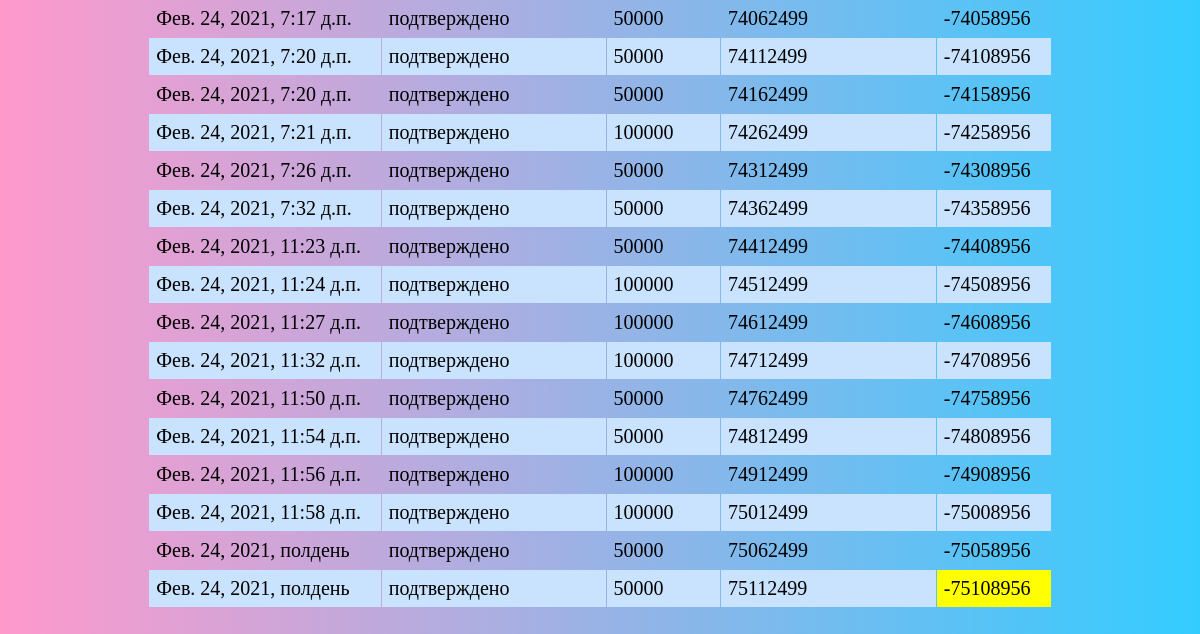
The app's page / (lower part), older data.
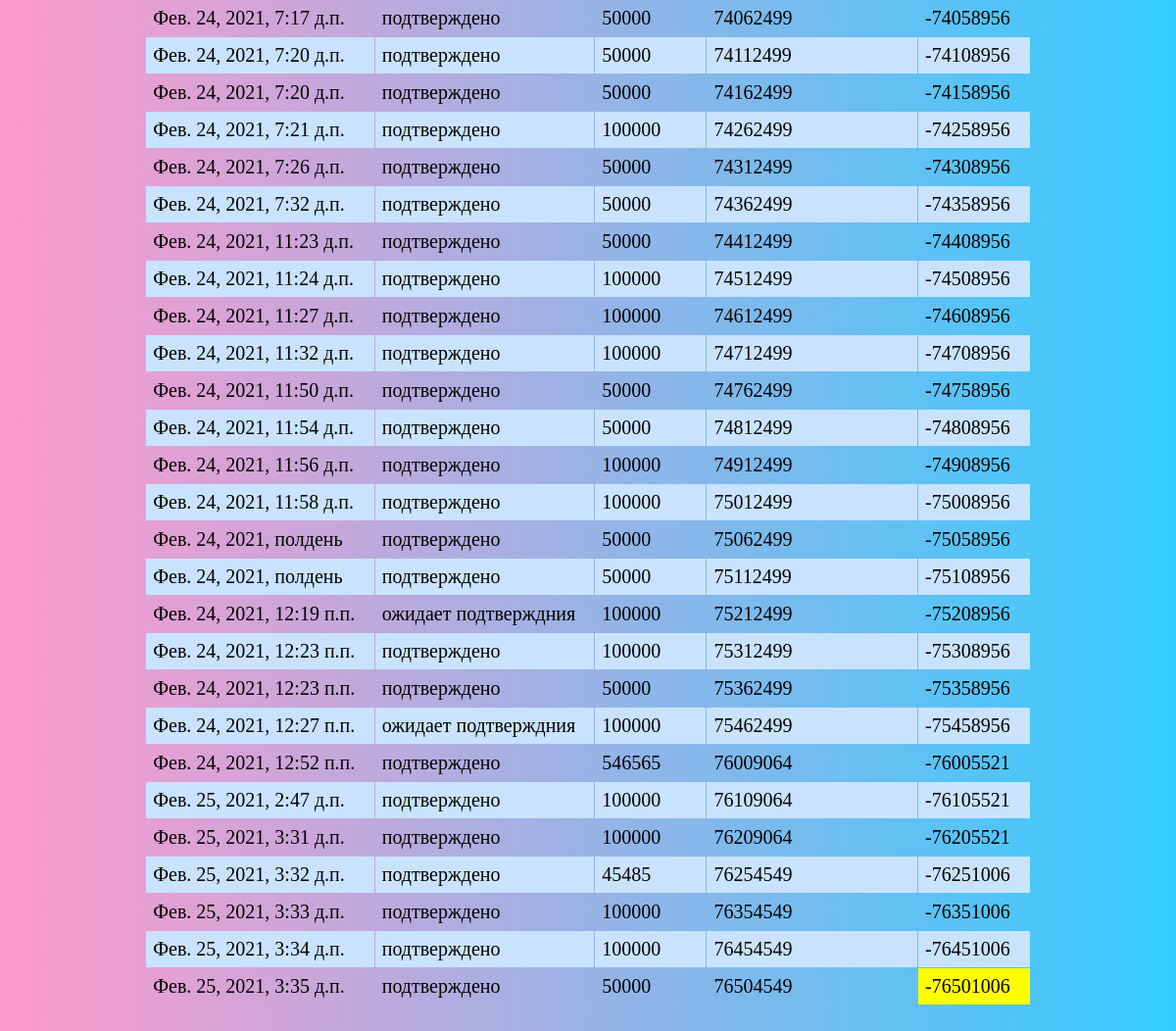
The same page, newer data.
### server/models.py (models this page shows, shortened)
class Score(models.Model):
    total = models.IntegerField(default=7000000, verbose_name='Сумма')
    leftover = models.IntegerField(default=700000, verbose_name='Остаток')
    monthly_payment = models.IntegerField(default=100000, verbose_name='Перевод')
    total_payment = models.IntegerField(default=0, verbose_name='Сумма переводов')
    date_score = models.DateTimeField(auto_now_add=True, verbose_name='Дата платежа')
    paid = 'оплачен'
    unpaid = 'ожидает'
    STATUS = [(paid, 'подтвержден'), (unpaid, 'ожидает подтверждния'), ]
    payment_status = models.CharField(max_length=30, choices=STATUS, default='ожидает подтверждния', verbose_name='Статус')
    class Meta:
        verbose_name = 'Счет'
        verbose_name_plural = 'Счета'

### server/views.py (the view)
# urls.py: path('', GraphicList.as_view(), name='GraphicList'),
class GraphicList(ListView):
    model = Score
    template_name = 'server/report.html'
    def get_context_data(self, **kwargs):
        context = super().get_context_data(**kwargs)
        context['scores'] = Score.objects.all().order_by('date_score')
        return context

### server/templates/server/report.html (shortened to what this page needs)
<!DOCTYPE html>
{% load custom_filters %}
<html lang="en">
<head>
</head>
 </body>
<body bgcolor="#c0c0c0" class="gradient">
<table>
    {% for score in scores %}
    <tr>
        <td>{{ score.date_score }}</td>
        <td>{{ score.payment_status }}</td>
        <td>{{ score.monthly_payment }}</td>
        <td>{{ score.total_payment }}</td>
        <td>{{ score.leftover }}</td>
    </tr>
    {% endfor %}
</table>
</body>

Row changes from the older to the newer data that the page shows:
added Score: date_score "Фев. 24, 2021, 12:19 п.п.", payment_status "ожидает подтверждния", monthly_payment "100000", total_payment "75212499", leftover "-75208956"
added Score: date_score "Фев. 24, 2021, 12:23 п.п.", payment_status "подтверждено", monthly_payment "100000", total_payment "75312499", leftover "-75308956"
added Score: date_score "Фев. 24, 2021, 12:23 п.п.", payment_status "подтверждено", monthly_payment "50000", total_payment "75362499", leftover "-75358956"
added Score: date_score "Фев. 24, 2021, 12:27 п.п.", payment_status "ожидает подтверждния", monthly_payment "100000", total_payment "75462499", leftover "-75458956"
added Score: date_score "Фев. 24, 2021, 12:52 п.п.", payment_status "подтверждено", monthly_payment "546565", total_payment "76009064", leftover "-76005521"
added Score: date_score "Фев. 25, 2021, 2:47 д.п.", payment_status "подтверждено", monthly_payment "100000", total_payment "76109064", leftover "-76105521"
added Score: date_score "Фев. 25, 2021, 3:31 д.п.", payment_status "подтверждено", monthly_payment "100000", total_payment "76209064", leftover "-76205521"
added Score: date_score "Фев. 25, 2021, 3:32 д.п.", payment_status "подтверждено", monthly_payment "45485", total_payment "76254549", leftover "-76251006"
added Score: date_score "Фев. 25, 2021, 3:33 д.п.", payment_status "подтверждено", monthly_payment "100000", total_payment "76354549", leftover "-76351006"
added Score: date_score "Фев. 25, 2021, 3:34 д.п.", payment_status "подтверждено", monthly_payment "100000", total_payment "76454549", leftover "-76451006"
added Score: date_score "Фев. 25, 2021, 3:35 д.п.", payment_status "подтверждено", monthly_payment "50000", total_payment "76504549", leftover "-76501006"
